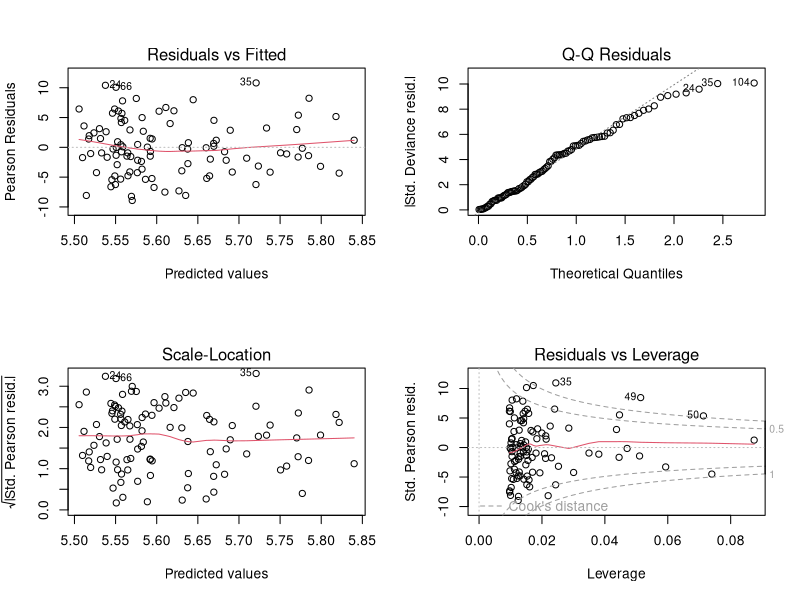
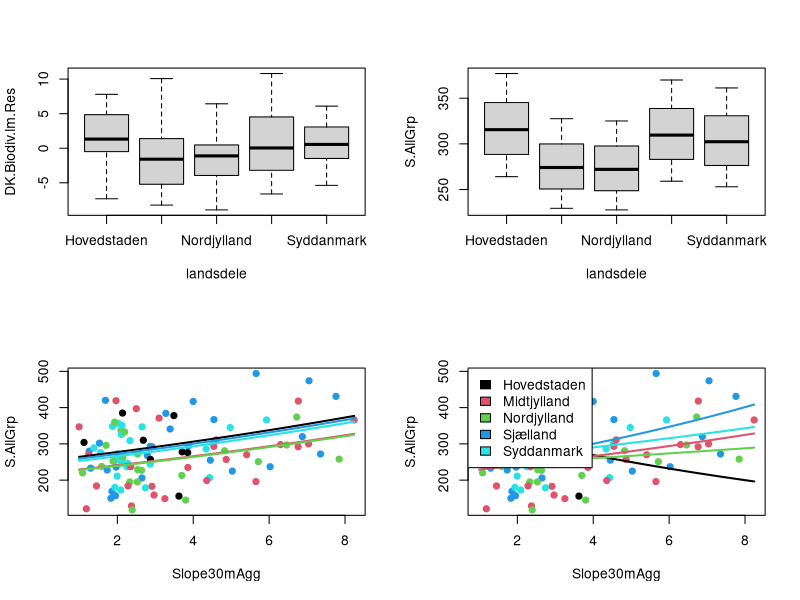
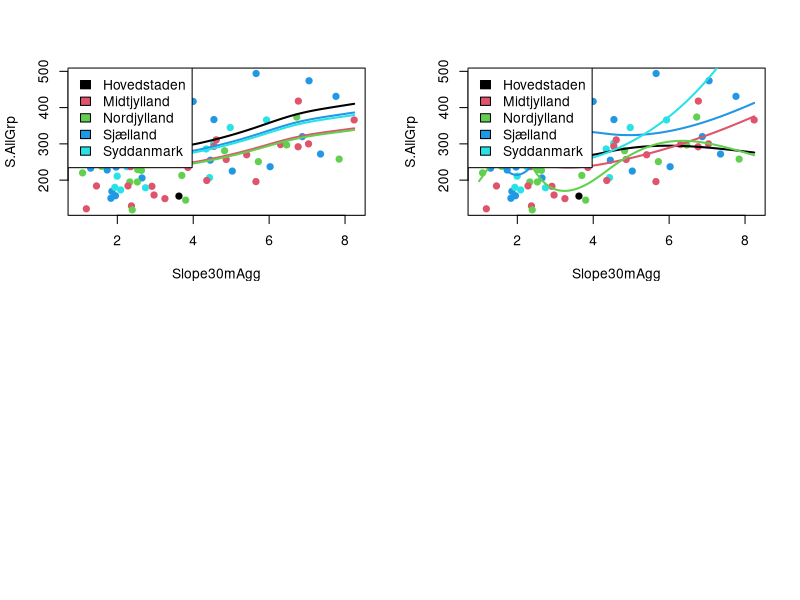

R code for these plots, in order:
## ---- chunk 1
knitr::opts_chunk$set(echo = TRUE)
require(nlme)
require(lme4)
require(MASS)
require(mgcv)
## ---- chunk 2
#
# The code in the window marked like this shows where you need to write your code
#

## ---- chunk 3
# Read the file and save it as an object named `DK.Biodiv`
DK.Biodiv <- read.csv("data/Biowide_With_EnvDta.csv", # file name
                      stringsAsFactors = TRUE # Make the categorical variables Factors
                      )
# Use the function head to print the five first rows
head(DK.Biodiv)
## ---- chunk 4
DK.Biodiv.lm <- glm(S.AllGrp ~ Slope30mAgg, #  select only ONE continuous** predictor.
                    data = DK.Biodiv, # data frame with the data
                    family = "poisson") # Error distribution
# Print the summary of DK.Biodiv.lm
summary(DK.Biodiv.lm)
## ---- chunk 5
# define a 2x2 plotting space
par(mfrow=c(2,2))
# Evaluate graphically the assumptions of your reduced linear model
plot(DK.Biodiv.lm)
## ---- chunk 6
# Extract the *Deviance* residuals
DK.Biodiv.lm.Res <- residuals(object = DK.Biodiv.lm, # The regression
                              type = "pearson" # the type of residuals which should be returned 
                              )
# Plot the residuals by region
boxplot(DK.Biodiv.lm.Res~landsdele,
        data = DK.Biodiv)
## ---- chunk 7
DK.Biodiv.lm2 <- glm(S.AllGrp ~ Slope30mAgg + landsdele, #  the Equations defining the response and additive combination of predictors
                    data = DK.Biodiv,
                    family = "poisson")
# Print the summary of DK.Biodiv.lm2
summary(DK.Biodiv.lm2)
## ---- chunk 8
DK.Biodiv.RndInt <- glmer(S.AllGrp ~ Slope30mAgg + (1 | landsdele), #  the Equations defining the response and additive combination of predictors
                         data =DK.Biodiv,
                         family = "poisson")
# Print the summary of DK.Biodiv.RndInt
summary(DK.Biodiv.RndInt)
## ---- chunk 9
 # Extract the random intercepts
 random.effects(DK.Biodiv.RndInt)
## ---- chunk 10
# 1) Generate a new object with sequential values for the predictor.
TempPred <- seq(from = min(DK.Biodiv$Slope30mAgg), # the starting values
                to = max(DK.Biodiv$Slope30mAgg), # the end value
                length.out = 100) # number of object in between

# 2) pair sequential values with regions names
TempPredReg <- data.frame(Slope30mAgg = TempPred, # sequential predictors values
                          landsdele = rep(levels(DK.Biodiv$landsdele), # Values to repeat
                                          each = 100) # number of times
                          )
# 3/4) generate a prediction for each predictor/region combination
TempPredReg$S.AllGrp <- predict(DK.Biodiv.RndInt, # Model
                                newdata = TempPredReg, # A data frame in which to look for variables with which to predict.
                                type = "response" # the type of prediction required
                                )

# Plot a box-plot of the predicted values by region
boxplot(formula = S.AllGrp~landsdele, # A formula stating the variable to plot and grouping variable 
        data = TempPredReg # a data.frame (or list) from which the variables in formula should be taken
        )

## ---- chunk 11
# plot the observed Richness Vs predictor 
plot(S.AllGrp~Slope30mAgg,
     data = DK.Biodiv,
     pch = 19,
     col = DK.Biodiv$landsdele)
# Add the predictors per Region
for (i in levels(DK.Biodiv$landsdele)){
  lines(S.AllGrp~Slope30mAgg, # A formula stating the variable to plot and grouping variable 
        data = TempPredReg[TempPredReg$landsdele == i,],
        col = which(i==levels(DK.Biodiv$landsdele)),
        lwd=2)
}
## ---- chunk 12
DK.Biodiv.lm3 <- glm(S.AllGrp ~ Slope30mAgg * landsdele, #  the Equations defining the response and additive combination of predictors
                    data = DK.Biodiv,
                    family = "poisson")
# Print the summary of DK.Biodiv.lm3
summary(DK.Biodiv.lm3)
## ---- chunk 13
DK.Biodiv.RndSlope <- glmer(S.AllGrp ~ Slope30mAgg + (Slope30mAgg| landsdele), #  the Equations defining the response and additive combination of predictors
                            data =DK.Biodiv,
                            family = "poisson")
# Print the summary of DK.Biodiv.RndSlope
summary(DK.Biodiv.RndSlope)
## ---- chunk 14
 # Extract the random intercepts
 random.effects(DK.Biodiv.RndSlope)
## ---- chunk 15
# 1) Generate a new object with sequential values for the predictor.
TempPred <- seq(from = min(DK.Biodiv$Slope30mAgg), # the starting values
                to = max(DK.Biodiv$Slope30mAgg), # the end value
                length.out = 100) # number of object in between

# 2) pair sequential values with regions names
TempPredReg <- data.frame(Slope30mAgg = TempPred, # sequential predictors values
                          landsdele = rep(levels(DK.Biodiv$landsdele), # Values to repeat
                                          each = 100) # number of times
                          )
# 3/4) generate a prediction for each predictor/region combination
TempPredReg$S.AllGrp <- predict(DK.Biodiv.RndSlope, # Model
                                newdata = TempPredReg, # A data frame in which to look for variables with which to predict.
                                type = "response" # the type of prediction required
                                )
# plot the observed Richness Vs predictor 
plot(S.AllGrp~Slope30mAgg,
     data = DK.Biodiv,
     pch = 19,
     col = DK.Biodiv$landsdele)
# Add the predictors per Region
for (i in levels(DK.Biodiv$landsdele)){
  lines(S.AllGrp~Slope30mAgg, # A formula stating the variable to plot and grouping variable 
        data = TempPredReg[TempPredReg$landsdele == i,],
        col = which(i==levels(DK.Biodiv$landsdele)),
        lwd=2)
}
legend("topleft",
       legend = levels(DK.Biodiv$landsdele),
       fill =1:5)
## ---- chunk 16
# Anova contrasting the random intercept vs slope models
anova(DK.Biodiv.RndInt, # Model 1
      DK.Biodiv.RndSlope,# Model 2
      test = "Chisq") # How to contrast models

# AIC fo the models
AIC(DK.Biodiv.RndInt, # Model 1
    DK.Biodiv.RndSlope) # Model 2
## ---- chunk 17
DK.Biodiv.RndGAM <- gam(S.AllGrp ~ s(Slope30mAgg) + s(landsdele,bs = "re"), #  the Equations defining the response and additive combination of predictors
                           data =DK.Biodiv,
                            family = "poisson")

# Print the summary of DK.Biodiv.RndGAM
summary(DK.Biodiv.RndGAM)
## ---- chunk 18
# 1) Generate a new object with sequential values for the predictor.
TempPred <- seq(from = min(DK.Biodiv$Slope30mAgg), # the starting values
                to = max(DK.Biodiv$Slope30mAgg), # the end value
                length.out = 100) # number of object in between

# 2) pair sequential values with regions names
TempPredReg <- data.frame(Slope30mAgg = TempPred, # sequential predictors values
                          landsdele = rep(levels(DK.Biodiv$landsdele), # Values to repeat
                                          each = 100) # number of times
                          )
# 3/4) generate a prediction for each predictor/region combination
TempPredReg$S.AllGrp <- predict(DK.Biodiv.RndGAM, # Model
                                newdata = TempPredReg, # A data frame in which to look for variables with which to predict.
                                type = "response" # the type of prediction required
                                )
# plot the observed Richness Vs predictor 
plot(S.AllGrp~Slope30mAgg,
     data = DK.Biodiv,
     pch = 19,
     col = DK.Biodiv$landsdele)
# Add the predictors per Region
for (i in levels(DK.Biodiv$landsdele)){
  lines(S.AllGrp~Slope30mAgg, # A formula stating the variable to plot and grouping variable 
        data = TempPredReg[TempPredReg$landsdele == i,],
        col = which(i==levels(DK.Biodiv$landsdele)),
        lwd=2)
}
legend("topleft",
       legend = levels(DK.Biodiv$landsdele),
       fill =1:5)
## ---- chunk 19
DK.Biodiv.RndGAM2 <- gam(S.AllGrp ~ te(Slope30mAgg, landsdele,bs = c("cr","re")), #  the Equations defining the response and additive combination of predictors
                           data =DK.Biodiv,
                            family = "poisson")

# Print the summary of DK.Biodiv.RndGAM
summary(DK.Biodiv.RndGAM2)

## ---- chunk 20
# 1) Generate a new object with sequential values for the predictor.
TempPred <- seq(from = min(DK.Biodiv$Slope30mAgg), # the starting values
                to = max(DK.Biodiv$Slope30mAgg), # the end value
                length.out = 100) # number of object in between

# 2) pair sequential values with regions names
TempPredReg <- data.frame(Slope30mAgg = TempPred, # sequential predictors values
                          landsdele = rep(levels(DK.Biodiv$landsdele), # Values to repeat
                                          each = 100) # number of times
                          )
# 3/4) generate a prediction for each predictor/region combination
TempPredReg$S.AllGrp <- predict(DK.Biodiv.RndGAM2, # Model
                                newdata = TempPredReg, # A data frame in which to look for variables with which to predict.
                                type = "response" # the type of prediction required
                                )
# plot the observed Richness Vs predictor 
plot(S.AllGrp~Slope30mAgg,
     data = DK.Biodiv,
     pch = 19,
     col = DK.Biodiv$landsdele)
# Add the predictors per Region
for (i in levels(DK.Biodiv$landsdele)){
  lines(S.AllGrp~Slope30mAgg, # A formula stating the variable to plot and grouping variable 
        data = TempPredReg[TempPredReg$landsdele == i,],
        col = which(i==levels(DK.Biodiv$landsdele)),
        lwd=2)
}
legend("topleft",
       legend = levels(DK.Biodiv$landsdele),
       fill =1:5)
